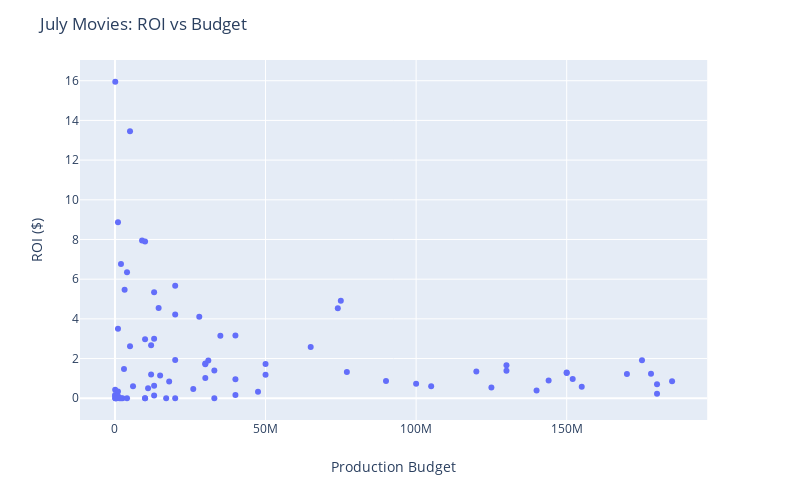

Here is the notebook cell this chart was saved with:
### Code cell
import plotly.express as px
fig = px.scatter(df_july_movies, x='production_budget', y='domestic_roi', hover_data=['movie'], width=800, height=500)
fig.update_layout(title='July Movies: ROI vs Budget',
    xaxis_title='Production Budget',
    yaxis_title='ROI ($)')

fig.show()

### Figure 1 — Plotly figure (JSON) as saved in the notebook; plotly's stock layout.template omitted (floating-point values rounded to 4 significant figures)
{"data": [{"customdata": [["A Ghost Story"], ["Lights Out"], ["Unfriended: Dark Web"], ["The Purge: Anarchy"], ["The Purge: Election Year"], ["Eighth Grade"], ["Boyhood"], ["Bad Moms"], ["Sorry to Bother You"], ["The First Purge"], ["The Secret Life of Pets"], ["Magic Mike XXL"], ["Minions"], ["Tammy"], ["Girls Trip"], ["An Inconvenient Sequel"], ["Lucy"], ["Trainwreck"], ["Earth to Echo"], ["Teen Titans Go! To The Movies"], ["Paper Towns"], ["Hillaryâs America: The Secret History of the Democratic Party"], ["Hotel Transylvania 3: Summer Vacation"], ["Nerve"], ["Spider-Man: Homecoming"], ["Vacation"], ["Southpaw"], ["The Emoji Movie"], ["Atomic Blonde"], ["Ant-Man and the Wasp"], ["Donât Think Twice"], ["Mike and Dave Need Wedding Dates"], ["Ant-Man"], ["Jason Bourne"], ["The Equalizer 2"], ["Mission: ImpossibleâRogue Nation"], ["Dunkirk"], ["Mission: ImpossibleâFallout"], ["Dawn of the Planet of the Apes"], ["Wish Upon"], ["Planes: Fire and Rescue"], ["A Most Wanted Man"], ["Deliver Us from Evil"], ["War for the Planet of the Apes"], ["Sex Tape"], ["Ghostbusters"], ["Pixels"], ["Star Trek Beyond"], ["And So It Goes"], ["Hercules"], ["The Legend of Tarzan"], ["Bajrangi Bhaijaan"], ["Ice Age: Collision Course"], ["Wish I Was Here"], ["Terminator: Genisys"], ["Skyscraper"], ["Sultan"], ["Self/Less"], ["Happy Christmas"], ["The BFG"], ["I Origins"], ["The Infiltrator"], ["Valerian and the City of a Thousand Planets"], ["Baahubali: The Beginning"], ["Counting"], ["The Vatican Tapes"], ["Dawn of the Crescent Moon"], ["Beyond the Brick: A LEGO Brickumentary"], ["As It Is in Heaven"], ["The Young and Prodigious T.S. Spivet"], ["Strangerland"], ["An American in Hollywood"], ["Tiger Orange"], ["Crawl"], ["Stung"], ["Mutual Friends"], ["The Dog Lover"], ["The Outrageous Sophie Tucker"], ["American Heist"], ["The Perfect Wave"], ["Teefa in Trouble"], ["Fight Valley"]], "hoverlabel": {"namelength": 0}, "hovertemplate": "production_budget=%{x}<br>domestic_roi=%{y}<br>movie=%{customdata[0]}", "legendgroup": "", "marker": {"color": "#636efa", "symbol": "circle"}, "mode": "markers", "name": "", "showlegend": false, "type": "scatter", "x": [100000, 5000000, 1000000, 9000000, 10000000, 2000000, 4000000, 20000000, 3200000, 13000000, 75000000, 14500000, 74000000, 20000000, 28000000, 1000000, 40000000, 35000000, 13000000, 10000000, 12000000, 5000000, 65000000, 20000000, 175000000, 31000000, 30000000, 50000000, 30000000, 130000000, 3000000, 33000000, 130000000, 120000000, 77000000, 150000000, 150000000, 178000000, 170000000, 12000000, 50000000, 15000000, 30000000, 152000000, 40000000, 144000000, 90000000, 185000000, 18000000, 100000000, 180000000, 13000000, 105000000, 6000000, 155000000, 125000000, 11000000, 26000000, 70000, 140000000, 1000000, 47500000, 180000000, 40000000, 50000, 13000000, 75000, 1000000, 450000, 33000000, 10000000, 125000, 100000, 17000000, 2500000, 450000, 2000000, 500000, 10000000, 4000000, 1500000, 20000000], "xaxis": "x", "y": [15.95, 13.45, 8.867, 7.951, 7.904, 6.77, 6.345, 5.663, 5.467, 5.345, 4.912, 4.553, 4.541, 4.226, 4.111, 3.497, 3.164, 3.149, 2.995, 2.979, 2.667, 2.62, 2.577, 1.929, 1.91, 1.899, 1.747, 1.722, 1.719, 1.667, 1.473, 1.394, 1.386, 1.352, 1.326, 1.3, 1.267, 1.237, 1.227, 1.192, 1.183, 1.149, 1.019, 0.9663, 0.9636, 0.8913, 0.8752, 0.8586, 0.8423, 0.7269, 0.7036, 0.6291, 0.6101, 0.5985, 0.5791, 0.5474, 0.5091, 0.4723, 0.433, 0.3963, 0.3365, 0.325, 0.2249, 0.1684, 0.1675, 0.1373, 0.1173, 0.1015, 0.02997, 0.005359, 0.001747, 0, 0, 0, 0, 0, 0, 0, 0, 0, 0, 0], "yaxis": "y"}], "layout": {"height": 500, "legend": {"tracegroupgap": 0}, "margin": {"t": 60}, "title": {"text": "July Movies: ROI vs Budget"}, "width": 800, "xaxis": {"anchor": "y", "domain": [0, 0.98], "title": {"text": "Production Budget"}}, "yaxis": {"anchor": "x", "domain": [0, 1], "title": {"text": "ROI ($)"}}}}
